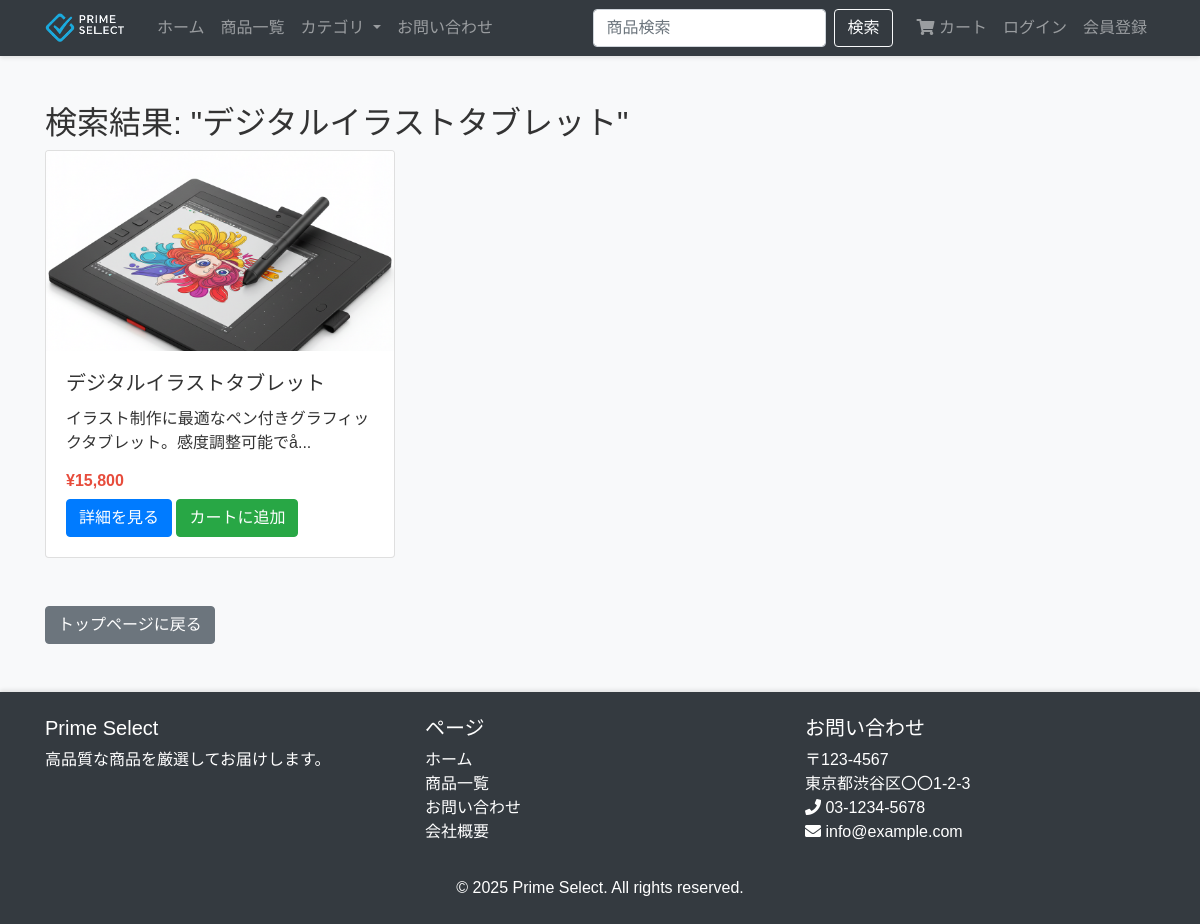
The page /search.php?keyword=デジタルイラストタブレット on the database its author committed.
### tables this page shows
CREATE TABLE `products` (
  `id` int(11) NOT NULL AUTO_INCREMENT,
  `name` varchar(255) NOT NULL,
  `description` text DEFAULT NULL,
  `price` decimal(10,2) NOT NULL,
  `category_id` int(11) DEFAULT NULL,
  `image` varchar(255) DEFAULT NULL,
  `stock` int(11) DEFAULT 0,
  `created` datetime DEFAULT current_timestamp(),
  `is_preorder` tinyint(1) DEFAULT 0 COMMENT '受注生産フラグ（0: 通常販売, 1: 受注生産）',
  `preorder_period` varchar(100) DEFAULT NULL COMMENT '受注生産期間',
  `min_stock` int(11) DEFAULT 0 COMMENT '最小在庫数',
  `max_stock` int(11) DEFAULT 0 COMMENT '最大在庫数',
  PRIMARY KEY (`id`),
  KEY `category_id` (`category_id`),
  KEY `idx_products_category_stock` (`category_id`, `stock`),
  KEY `idx_products_created` (`created`),
  KEY `idx_products_price` (`price`),
  KEY `idx_products_is_preorder` (`is_preorder`),
  CONSTRAINT `products_ibfk_1` FOREIGN KEY (`category_id`) REFERENCES `categories` (`id`)
);

### classes/Product.php (called while the page is built, shortened)
<?php
class Product {
    private $conn;
    private $table_name = "products";
    public function __construct($db) {
        $this->conn = $db;
    }
    public function search($keyword) {
        $query = "SELECT p.id, p.name, p.description, p.price, p.image, p.created, c.name as category_name
                FROM " . $this->table_name . " p
                LEFT JOIN categories c ON p.category_id = c.id
                WHERE p.name LIKE ? OR p.description LIKE ?
                ORDER BY p.created DESC";
        $keyword = "%{$keyword}%";
        $stmt = $this->conn->prepare($query);
        $stmt->bindParam(1, $keyword);
        $stmt->bindParam(2, $keyword);
        $stmt->execute();
        return $stmt;
    }
}
?>

### search.php (the view, shortened to what this page needs)
<?php
include_once "classes/Product.php";
$database = new Database();
$db = $database->getConnection();
$product = new Product($db);
$keyword = isset($_GET['keyword']) ? trim($_GET['keyword']) : '';
include_once "templates/header.php";
?>
<div class="container mt-5">
    <h2>検索結果: "<?php echo htmlspecialchars($keyword); ?>"</h2>
    <?php if(empty($keyword)): ?>
    <div class="alert alert-warning">
        検索キーワードを入力してください。
    </div>
    <?php else: ?>
    <div class="row">
        <?php
        $stmt = $product->search($keyword);
        $num = $stmt->rowCount();
        if($num > 0) {
            while ($row = $stmt->fetch(PDO::FETCH_ASSOC)) {
                extract($row);
                ?>
                <div class="col-md-4 mb-4">
                    <div class="card h-100">
                        <img class="card-img-top" src="assets/images/<?php echo $image; ?>" alt="<?php echo $name; ?>">
                        <div class="card-body">
                            <h5 class="card-title"><?php echo $name; ?></h5>
                            <p class="card-text"><?php echo substr($description, 0, 100) . '...'; ?></p>
                            <h6 class="card-price">¥<?php echo number_format($price); ?></h6>
                            <a href="product.php?id=<?php echo $id; ?>" class="btn btn-primary">詳細を見る</a>
                            <a href="cart.php?action=add&id=<?php echo $id; ?>" class="btn btn-success">カートに追加</a>
                        </div>
                    </div>
                </div>
                <?php
            }
        }
        ?>
    </div>
    <?php endif; ?>
    <div class="mt-4">
        <a href="index.php" class="btn btn-secondary">トップページに戻る</a>
    </div>
</div>
<?php include_once "templates/footer.php"; ?>

### assets/css/style.css (style rules this page uses)
body { font-family: 'Hiragino Kaku Gothic Pro', 'ヒラギノ角ゴ Pro W3', Meiryo, メイリオ, Osaka, 'MS PGothic', arial, helvetica, sans-serif; color: #333; background-color: #f8f9fa; }
.card { transition: transform 0.3s, box-shadow 0.3s; }
.card-img-top { height: 200px; object-fit: cover; }
.card-price { color: #e74c3c; font-weight: bold; }
.btn-primary { background-color: #007bff; border-color: #007bff; }
.btn-success { background-color: #28a745; border-color: #28a745; }

### rows shown on the page
products: image (picture), name "デジタルイラストタブレット", description "イラスト制作に最適なペン付きグラフィックタブレット。感度調整可能でå", price "15,800"

### other values the page prints
$keyword "デジタルイラストタブレット"
